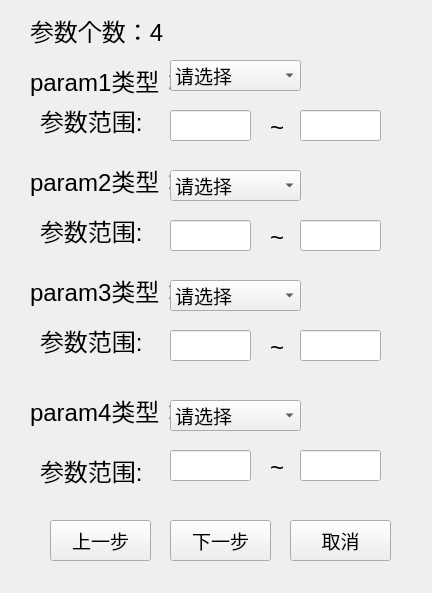
<?xml version="1.0" encoding="UTF-8"?>
<ui version="4.0">
 <class>params_config4</class>
 <widget class="QWidget" name="params_config4">
  <property name="geometry">
   <rect>
    <x>0</x>
    <y>0</y>
    <width>432</width>
    <height>593</height>
   </rect>
  </property>
  <property name="windowTitle">
   <string>Form</string>
  </property>
  <widget class="QLabel" name="label">
   <property name="geometry">
    <rect>
     <x>30</x>
     <y>0</y>
     <width>161</width>
     <height>61</height>
    </rect>
   </property>
   <property name="font">
    <font>
     <pointsize>18</pointsize>
    </font>
   </property>
   <property name="text">
    <string>参数个数：4</string>
   </property>
  </widget>
  <widget class="QLabel" name="label_2">
   <property name="geometry">
    <rect>
     <x>30</x>
     <y>50</y>
     <width>141</width>
     <height>61</height>
    </rect>
   </property>
   <property name="font">
    <font>
     <pointsize>18</pointsize>
    </font>
   </property>
   <property name="text">
    <string>param1类型：</string>
   </property>
  </widget>
  <widget class="QLineEdit" name="range_min1">
   <property name="geometry">
    <rect>
     <x>170</x>
     <y>110</y>
     <width>81</width>
     <height>31</height>
    </rect>
   </property>
  </widget>
  <widget class="QLineEdit" name="range_max">
   <property name="geometry">
    <rect>
     <x>300</x>
     <y>110</y>
     <width>81</width>
     <height>31</height>
    </rect>
   </property>
  </widget>
  <widget class="QLabel" name="label_4">
   <property name="geometry">
    <rect>
     <x>270</x>
     <y>120</y>
     <width>16</width>
     <height>16</height>
    </rect>
   </property>
   <property name="font">
    <font>
     <pointsize>18</pointsize>
    </font>
   </property>
   <property name="text">
    <string>~</string>
   </property>
  </widget>
  <widget class="QLabel" name="Range">
   <property name="geometry">
    <rect>
     <x>40</x>
     <y>100</y>
     <width>101</width>
     <height>41</height>
    </rect>
   </property>
   <property name="font">
    <font>
     <pointsize>18</pointsize>
    </font>
   </property>
   <property name="text">
    <string>参数范围:</string>
   </property>
  </widget>
  <widget class="QLabel" name="label_3">
   <property name="geometry">
    <rect>
     <x>30</x>
     <y>150</y>
     <width>141</width>
     <height>61</height>
    </rect>
   </property>
   <property name="font">
    <font>
     <pointsize>18</pointsize>
    </font>
   </property>
   <property name="text">
    <string>param2类型：</string>
   </property>
  </widget>
  <widget class="QLabel" name="Range_2">
   <property name="geometry">
    <rect>
     <x>40</x>
     <y>210</y>
     <width>101</width>
     <height>41</height>
    </rect>
   </property>
   <property name="font">
    <font>
     <pointsize>18</pointsize>
    </font>
   </property>
   <property name="text">
    <string>参数范围:</string>
   </property>
  </widget>
  <widget class="QLineEdit" name="range_min2">
   <property name="geometry">
    <rect>
     <x>170</x>
     <y>220</y>
     <width>81</width>
     <height>31</height>
    </rect>
   </property>
  </widget>
  <widget class="QLineEdit" name="range_max2">
   <property name="geometry">
    <rect>
     <x>300</x>
     <y>220</y>
     <width>81</width>
     <height>31</height>
    </rect>
   </property>
  </widget>
  <widget class="QLabel" name="label_5">
   <property name="geometry">
    <rect>
     <x>270</x>
     <y>230</y>
     <width>16</width>
     <height>16</height>
    </rect>
   </property>
   <property name="font">
    <font>
     <pointsize>18</pointsize>
    </font>
   </property>
   <property name="text">
    <string>~</string>
   </property>
  </widget>
  <widget class="QPushButton" name="former_step">
   <property name="geometry">
    <rect>
     <x>50</x>
     <y>520</y>
     <width>101</width>
     <height>41</height>
    </rect>
   </property>
   <property name="font">
    <font>
     <pointsize>14</pointsize>
    </font>
   </property>
   <property name="text">
    <string>上一步</string>
   </property>
  </widget>
  <widget class="QPushButton" name="next_step">
   <property name="geometry">
    <rect>
     <x>170</x>
     <y>520</y>
     <width>101</width>
     <height>41</height>
    </rect>
   </property>
   <property name="font">
    <font>
     <pointsize>14</pointsize>
    </font>
   </property>
   <property name="text">
    <string>下一步</string>
   </property>
  </widget>
  <widget class="QPushButton" name="cancle_button">
   <property name="geometry">
    <rect>
     <x>290</x>
     <y>520</y>
     <width>101</width>
     <height>41</height>
    </rect>
   </property>
   <property name="font">
    <font>
     <pointsize>14</pointsize>
    </font>
   </property>
   <property name="text">
    <string>取消</string>
   </property>
  </widget>
  <widget class="QLabel" name="label_6">
   <property name="geometry">
    <rect>
     <x>30</x>
     <y>260</y>
     <width>141</width>
     <height>61</height>
    </rect>
   </property>
   <property name="font">
    <font>
     <pointsize>18</pointsize>
    </font>
   </property>
   <property name="text">
    <string>param3类型：</string>
   </property>
  </widget>
  <widget class="QLineEdit" name="range_min3">
   <property name="geometry">
    <rect>
     <x>170</x>
     <y>330</y>
     <width>81</width>
     <height>31</height>
    </rect>
   </property>
  </widget>
  <widget class="QLineEdit" name="range_max3">
   <property name="geometry">
    <rect>
     <x>300</x>
     <y>330</y>
     <width>81</width>
     <height>31</height>
    </rect>
   </property>
  </widget>
  <widget class="QLabel" name="Range_3">
   <property name="geometry">
    <rect>
     <x>40</x>
     <y>320</y>
     <width>101</width>
     <height>41</height>
    </rect>
   </property>
   <property name="font">
    <font>
     <pointsize>18</pointsize>
    </font>
   </property>
   <property name="text">
    <string>参数范围:</string>
   </property>
  </widget>
  <widget class="QLabel" name="label_7">
   <property name="geometry">
    <rect>
     <x>30</x>
     <y>380</y>
     <width>141</width>
     <height>61</height>
    </rect>
   </property>
   <property name="font">
    <font>
     <pointsize>18</pointsize>
    </font>
   </property>
   <property name="text">
    <string>param4类型：</string>
   </property>
  </widget>
  <widget class="QLabel" name="Range_4">
   <property name="geometry">
    <rect>
     <x>40</x>
     <y>450</y>
     <width>101</width>
     <height>41</height>
    </rect>
   </property>
   <property name="font">
    <font>
     <pointsize>18</pointsize>
    </font>
   </property>
   <property name="text">
    <string>参数范围:</string>
   </property>
  </widget>
  <widget class="QLineEdit" name="range_min4">
   <property name="geometry">
    <rect>
     <x>170</x>
     <y>450</y>
     <width>81</width>
     <height>31</height>
    </rect>
   </property>
  </widget>
  <widget class="QLineEdit" name="range_max4">
   <property name="geometry">
    <rect>
     <x>300</x>
     <y>450</y>
     <width>81</width>
     <height>31</height>
    </rect>
   </property>
  </widget>
  <widget class="QLabel" name="label_8">
   <property name="geometry">
    <rect>
     <x>270</x>
     <y>340</y>
     <width>16</width>
     <height>16</height>
    </rect>
   </property>
   <property name="font">
    <font>
     <pointsize>18</pointsize>
    </font>
   </property>
   <property name="text">
    <string>~</string>
   </property>
  </widget>
  <widget class="QLabel" name="label_9">
   <property name="geometry">
    <rect>
     <x>270</x>
     <y>460</y>
     <width>16</width>
     <height>16</height>
    </rect>
   </property>
   <property name="font">
    <font>
     <pointsize>18</pointsize>
    </font>
   </property>
   <property name="text">
    <string>~</string>
   </property>
  </widget>
  <widget class="QComboBox" name="comboBox_1">
   <property name="geometry">
    <rect>
     <x>170</x>
     <y>60</y>
     <width>131</width>
     <height>31</height>
    </rect>
   </property>
   <property name="font">
    <font>
     <pointsize>14</pointsize>
    </font>
   </property>
   <item>
    <property name="text">
     <string>请选择</string>
    </property>
   </item>
   <item>
    <property name="text">
     <string>int</string>
    </property>
   </item>
   <item>
    <property name="text">
     <string>double</string>
    </property>
   </item>
  </widget>
  <widget class="QComboBox" name="comboBox_2">
   <property name="geometry">
    <rect>
     <x>170</x>
     <y>170</y>
     <width>131</width>
     <height>31</height>
    </rect>
   </property>
   <property name="font">
    <font>
     <pointsize>14</pointsize>
    </font>
   </property>
   <item>
    <property name="text">
     <string>请选择</string>
    </property>
   </item>
   <item>
    <property name="text">
     <string>int</string>
    </property>
   </item>
   <item>
    <property name="text">
     <string>double</string>
    </property>
   </item>
  </widget>
  <widget class="QComboBox" name="comboBox_3">
   <property name="geometry">
    <rect>
     <x>170</x>
     <y>280</y>
     <width>131</width>
     <height>31</height>
    </rect>
   </property>
   <property name="font">
    <font>
     <pointsize>14</pointsize>
    </font>
   </property>
   <item>
    <property name="text">
     <string>请选择</string>
    </property>
   </item>
   <item>
    <property name="text">
     <string>int</string>
    </property>
   </item>
   <item>
    <property name="text">
     <string>double</string>
    </property>
   </item>
  </widget>
  <widget class="QComboBox" name="comboBox_4">
   <property name="geometry">
    <rect>
     <x>170</x>
     <y>400</y>
     <width>131</width>
     <height>31</height>
    </rect>
   </property>
   <property name="font">
    <font>
     <pointsize>14</pointsize>
    </font>
   </property>
   <item>
    <property name="text">
     <string>请选择</string>
    </property>
   </item>
   <item>
    <property name="text">
     <string>int</string>
    </property>
   </item>
   <item>
    <property name="text">
     <string>double</string>
    </property>
   </item>
  </widget>
  <zorder>range_min4</zorder>
  <zorder>label</zorder>
  <zorder>label_2</zorder>
  <zorder>range_min1</zorder>
  <zorder>range_max</zorder>
  <zorder>label_4</zorder>
  <zorder>Range</zorder>
  <zorder>label_3</zorder>
  <zorder>Range_2</zorder>
  <zorder>range_min2</zorder>
  <zorder>range_max2</zorder>
  <zorder>label_5</zorder>
  <zorder>former_step</zorder>
  <zorder>next_step</zorder>
  <zorder>cancle_button</zorder>
  <zorder>label_6</zorder>
  <zorder>range_min3</zorder>
  <zorder>range_max3</zorder>
  <zorder>Range_3</zorder>
  <zorder>label_7</zorder>
  <zorder>Range_4</zorder>
  <zorder>range_max4</zorder>
  <zorder>label_8</zorder>
  <zorder>label_9</zorder>
  <zorder>comboBox_1</zorder>
  <zorder>comboBox_2</zorder>
  <zorder>comboBox_3</zorder>
  <zorder>comboBox_4</zorder>
 </widget>
 <resources/>
 <connections/>
</ui>
